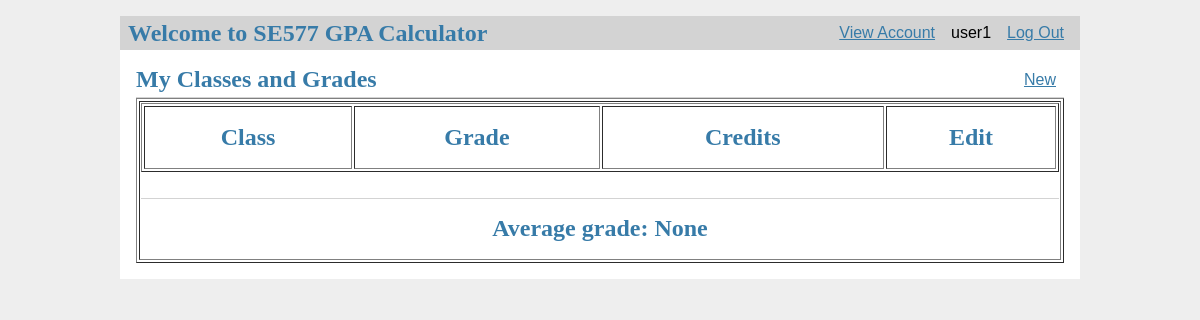
Before: /accountInfo (signed in) with the older database file.
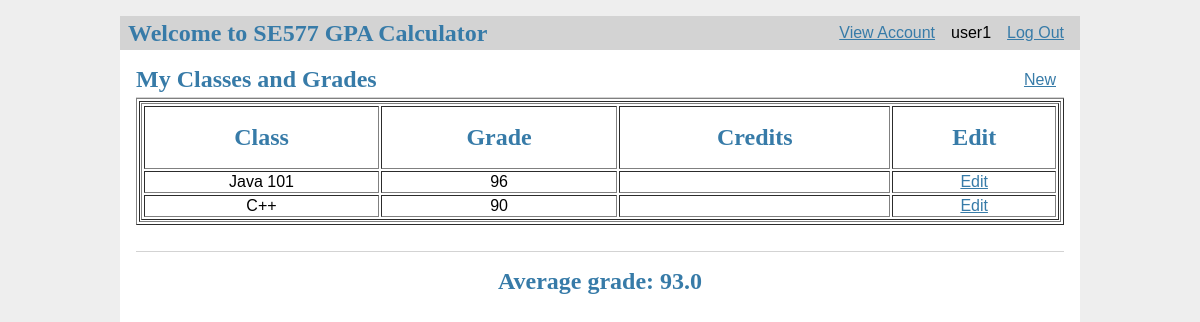
After: the same page with the newer database file.
### tables this page shows
CREATE TABLE user (
  id INTEGER PRIMARY KEY AUTOINCREMENT,
  username TEXT UNIQUE NOT NULL,
  password TEXT NOT NULL
);

CREATE TABLE class (
  id INTEGER PRIMARY KEY AUTOINCREMENT,
  author_id INTEGER NOT NULL,
  classname TEXT NOT NULL,
  grade INTEGER NOT NULL,
  FOREIGN KEY (author_id) REFERENCES user (id)
);

### flaskr/calc.py (the view)
@bp.route('/accountInfo')
@login_required
def viewClasses():
    db = get_db()
    posts = get_db().execute(
        'SELECT p.id, classname, grade, author_id, username'
        ' FROM class p JOIN user u ON p.author_id = u.id'
        ' WHERE u.id = ?',
        (g.user['id'],)
    ).fetchall()
    avg = get_db().execute(
        'SELECT AVG(grade)'
        ' FROM class p JOIN user u ON p.author_id = u.id'
        ' WHERE u.id = ?',
        (g.user['id'],)
    ).fetchone()[0]
    return render_template('calc/view.html', posts=posts, avg=avg)

### flaskr/auth.py (called while the page is built)
@bp.before_app_request
def load_logged_in_user():
    user_id = session.get('user_id')
    if user_id is None:
        g.user = None
    else:
        g.user = get_db().execute(
            'SELECT * FROM user WHERE id = ?', (user_id,)
        ).fetchone()

def login_required(view):
    @functools.wraps(view)
    def wrapped_view(**kwargs):
        if g.user is None:
            return redirect(url_for('auth.login'))
        return view(**kwargs)
    return wrapped_view

### flaskr/db.py (called while the page is built)
def get_db():
    if 'db' not in g:
        g.db = sqlite3.connect(
            current_app.config['DATABASE'],
            detect_types=sqlite3.PARSE_DECLTYPES
        )
        g.db.row_factory = sqlite3.Row
    return g.db

### flaskr/templates/calc/view.html
{% extends 'base.html' %}
{% block header %}
  <h1>{% block title %}My Classes and Grades{% endblock %}</h1>
  {% if g.user %}
    <a class="action" href="{{ url_for('calc.create') }}">New</a>
  {% endif %}
{% endblock %}
{% block content %}
	<table border = "1" width = "100%">
        <tr>
			<td>
				<table border = "1" width = "100%">
					<tr>
						<th><h1>Class</h1></th>
						<th><h1>Grade</h1></th>
						<th><h1>Credits</h1></th>
						<th><h1>Edit</h1></th>
					</tr
					{% for post in posts %}
					<tr>
						<td align="center">{{ post['classname'] }}</td>
						<td align="center">{{ post['grade'] }}</td>
						<td align="center"></td>
						<td align="center">
							{% if g.user['id'] == post['author_id'] %}
								<a class="action" href="{{ url_for('calc.update', id=post['id']) }}">Edit</a>
							{% endif %}
						</td>
					</tr>
					{% endfor %}
				</table>
			</td>
         </tr>
	</table>
	<br>
	<hr>
	<h1 div style="text-align:center">Average grade: {{ avg }}</h1>
{% endblock %}

### flaskr/templates/base.html (shortened to what this page needs)
<!doctype html>
<link rel="stylesheet" href="{{ url_for('static', filename='style.css') }}">
<nav>
  <h1>Welcome to SE577 GPA Calculator</h1>
  <ul>
    {% if g.user %}
      <li><a href="{{ url_for('calc.viewClasses') }}">View Account</a>
	  <li><span>{{ g.user['username'] }}</span>
      <li><a href="{{ url_for('auth.logout') }}">Log Out</a>
    {% else %}
	<li><a href="{{ url_for('calc.index') }}">Home</a>
      <li><a href="{{ url_for('auth.register') }}">Register</a>
      <li><a href="{{ url_for('auth.login') }}">Log In</a>
    {% endif %}
  </ul>
</nav>
<section class="content">
  <header>
    {% block header %}{% endblock %}
  </header>
  {% block content %}{% endblock %}
</section>

### flaskr/static/style.css (style rules this page uses)
h1 { font-family: serif; color: #377ba8; margin: 1rem 0; }
a { color: #377ba8; }
hr { border: none; border-top: 1px solid lightgray; }
nav { background: lightgray; display: flex; align-items: center; padding: 0 0.5rem; }
nav h1 { flex: auto; margin: 0; }
nav ul { display: flex; list-style: none; margin: 0; padding: 0; }
nav ul li a, nav ul li span, header .action { display: block; padding: 0.5rem; }
.content { padding: 0 1rem 1rem; }
.content > header { border-bottom: 1px solid lightgray; display: flex; align-items: flex-end; }
.content > header h1 { flex: auto; margin: 1rem 0 0.25rem 0; }
.content:last-child { margin-bottom: 0; }

Changed rows visible on the page:
added class: classname "Java 101", grade "96"
added class: classname "C++", grade "90"
Other visible differences:
{{ avg }}: "None" → "93.0"
